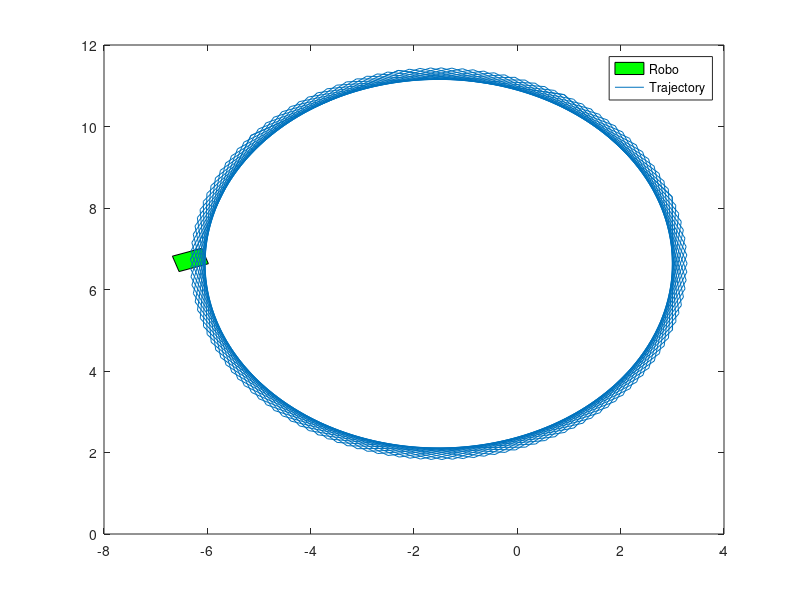

Reproduce this figure in MATLAB.
%% Simulation of MR
clear ALL; clc; close all;
%newPosition=oldPosition+posDerivative*dt
%% Simulation Paraments
dt=1; ts=150; 
tsArray=0:dt:ts;
%disp(tsArray);
%% Initial Conditions
x0=3; y0=5; psi0=0;
eta0=[x0, y0, psi0];
eta(:,1)=eta0;
%% MR Parameter in centimeters
a=0.10; wheel_base=2.5;
W=(a/3)*[0, -sqrt(3), sqrt(3);
   2,-1,-1;
   1/wheel_base, 1/wheel_base, 1/wheel_base];
%% Simulation
omega_1=50; omega_2=1; omega_3=1
omega=[omega_1;omega_2; omega_3];
%disp(length(tsArray))
for i=1:length(tsArray)
    psi=eta(3,i);
    Jacobian=[cos(psi), -sin(psi), 0;
            sin(psi), cos(psi), 0;
            0, 0, 1];
    zeta(:,i)=W*omega;
    etaDot(:,i)=Jacobian*zeta(:,i);
    eta(:,i+1)=eta(:,i)+dt*etaDot(:,i);
end
disp(eta);
%% Plot
roboLength=0.6;
roboWidth=0.4;
roboModel=[-roboLength/2,roboLength/2,roboLength/2,-roboLength/2,-roboLength/2;
            -roboWidth/2, -roboWidth/2, roboWidth/2, roboWidth/2,-roboWidth/2,];
for i=1:length(tsArray)
    psi=eta(3,i);
    ctm=[cos(psi), -sin(psi);
        sin(psi), cos(psi)];
    %Orienting Robo wrt Body Fixed Frame
    %Using Coordinate Transformation or Rotation Matrix R(z)
    robo=ctm*roboModel;
    %Tranforming robo wrt Inertial Frame
    fill(robo(1,:)+eta(1,i), robo(2,:)+eta(2,i), 'g');
    %plot(robo(1,:),robo(2,:));
    %axis([-25 25 -25 25]);
    hold on
    plot(eta(1,1:i),eta(2,1:i));
    legend('Robo', 'Trajectory')
    hold on;
    pause(0.01);
    hold off;
end